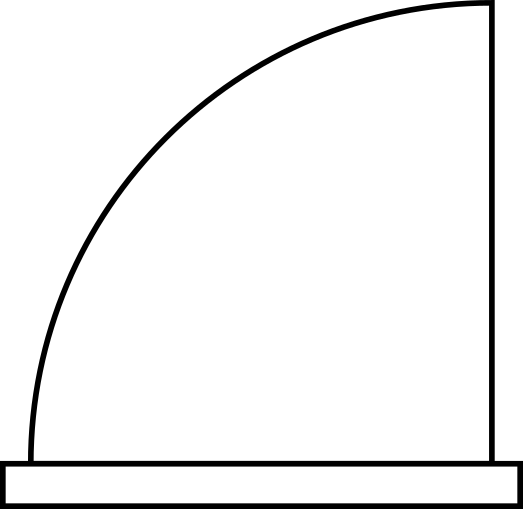
#> input picture doors/door.png, 523 x 509 px
$ python bfmatcher.py
#> lines starting #> are read from the running program, lines starting #| are printed output that depends on the picture
import numpy as np
import cv2
img1 = cv2.imread('door.png',0)          # queryImage
#> img1 is the input picture: shape (509, 523); min 0, max 255, mean 242.5
img2 = cv2.imread('tiltedtwo.png',0) # trainImage
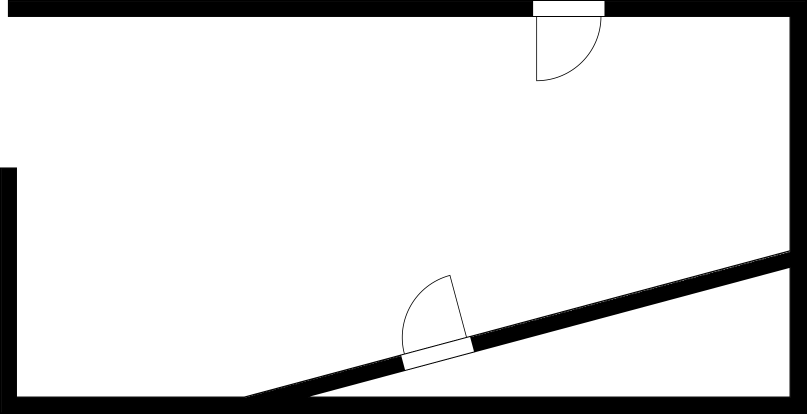
#> input picture doors/tiltedtwo.png, 1613 x 827 px (shown at 1/2 size)
#> img2 is the input picture: shape (827, 1613); min 0, max 255, mean 221
# Initiate ORB detector
orb = cv2.ORB_create()
# find the keypoints and descriptors with ORB
kp1, des1 = orb.detectAndCompute(img1,None)
#> kp1 = 62 keypoints; strongest (x, y, size): (488, 459, 31), (34, 459, 31), (161, 140, 111.1), (176, 125, 111.1)
kp2, des2 = orb.detectAndCompute(img2,None)
#> kp2 = 500 keypoints; strongest (x, y, size): (1199, 35, 31), (1075, 35, 31), (1204, 35, 31), (810, 705, 31)

# create BFMatcher object
bf = cv2.BFMatcher(cv2.NORM_HAMMING, crossCheck=True)
# Match descriptors.
matches = bf.match(des1,des2)
#> matches = 21 matches
# Sort them in the order of their distance.
matches = sorted(matches, key = lambda x:x.distance)
# Draw first 10 matches.
img3 = cv2.drawMatches(img1,kp1,img2,kp2,matches[:400],outImg=img2, flags=2)
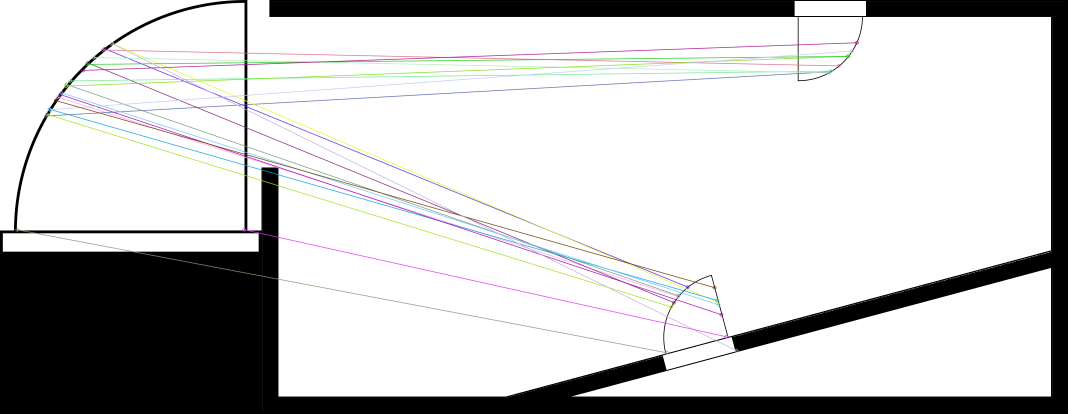
#> img3: shape (827, 2136, 3) (shown at 1/2 size); mean of channels 0, 1, 2 201.2, 201.2, 201.1; drawn as B, G, R

cv2.imwrite('Try2.jpg',img3)
